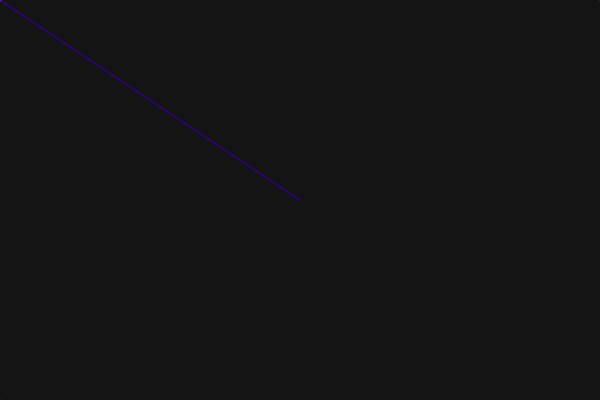
Frame 1 (no input)
Frame 60 (the mouse pressed at the canvas centre just before this capture): identical to frame 1, image omitted
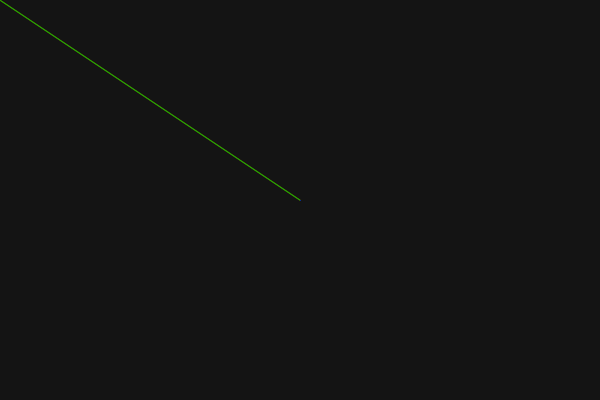
Frame 120 (the mouse held since frame 60 and released just before this capture)

The Processing sketch that drew these frames (run headless with seeded random() and noise(); from frame 60 on, the mouse is pressed at the canvas centre):

// Processing sketch: vector_math
// ── vector_math.pde
PVector center;
PVector mouse;
PVector diff;

void setup() {
  size(600,400);
  
  center = new PVector(width/2, height/2);
}

void draw() {
  background(20);  
  
  mouse = new PVector(mouseX, mouseY);
  diff = new PVector(mouseX, mouseY);
  diff.sub(center);
  
  stroke(200, 0, 0);
  line(0, 0, center.x, center.y);
  
  stroke(0, 200, 0);
  line(0, 0, mouse.x, mouse.y);
  
  stroke(0, 0, 200);
  line(center.x, center.y, center.x+diff.x, center.y+diff.y);
  
  float mag = diff.mag();
  noFill();
  stroke(100);
  ellipse(width/2, height/2, mag*2, mag*2);
}
